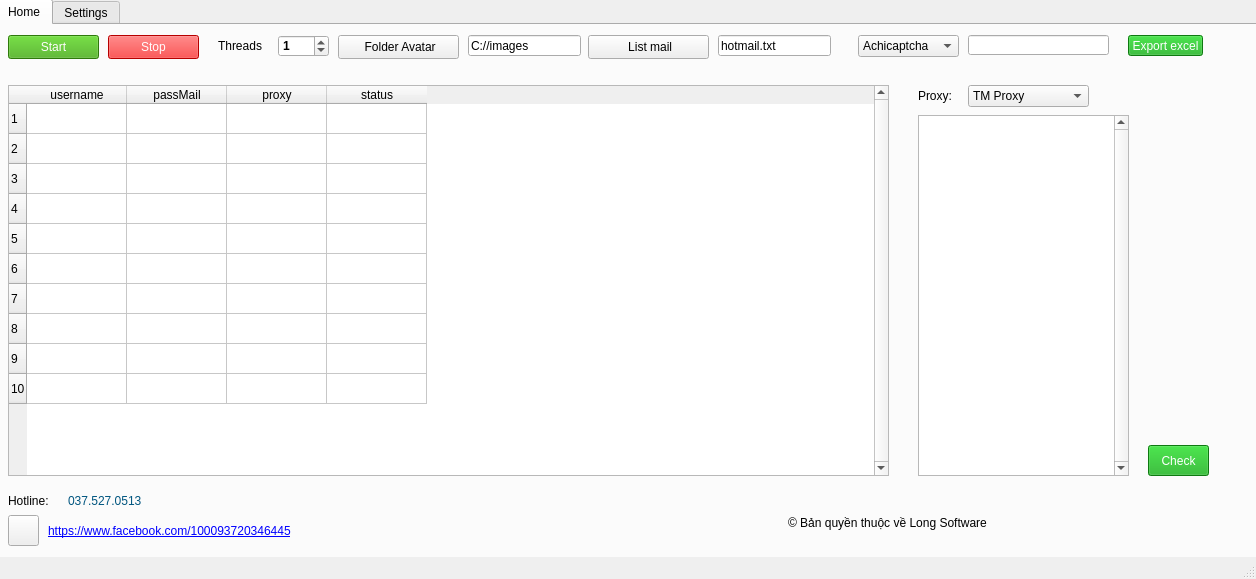
<?xml version="1.0" encoding="UTF-8"?>
<ui version="4.0">
 <class>MainWindow</class>
 <widget class="QMainWindow" name="MainWindow">
  <property name="geometry">
   <rect>
    <x>0</x>
    <y>0</y>
    <width>1256</width>
    <height>579</height>
   </rect>
  </property>
  <property name="windowTitle">
   <string>MainWindow</string>
  </property>
  <widget class="QWidget" name="centralwidget">
   <widget class="QTabWidget" name="ToolRegCloneTiktok">
    <property name="geometry">
     <rect>
      <x>-4</x>
      <y>-1</y>
      <width>1301</width>
      <height>1079</height>
     </rect>
    </property>
    <property name="styleSheet">
     <string notr="true"/>
    </property>
    <property name="currentIndex">
     <number>0</number>
    </property>
    <widget class="QWidget" name="home">
     <attribute name="title">
      <string>Home</string>
     </attribute>
     <widget class="QLineEdit" name="mail_value">
      <property name="geometry">
       <rect>
        <x>720</x>
        <y>10</y>
        <width>113</width>
        <height>21</height>
       </rect>
      </property>
      <property name="text">
       <string>hotmail.txt</string>
      </property>
     </widget>
     <widget class="QPushButton" name="list_avatar">
      <property name="geometry">
       <rect>
        <x>340</x>
        <y>10</y>
        <width>121</width>
        <height>24</height>
       </rect>
      </property>
      <property name="text">
       <string> Folder Avatar</string>
      </property>
      <property name="icon">
       <iconset>
        <normaloff>../../../../../../Downloads/icon-qt/folder_3767094.png</normaloff>../../../../../../Downloads/icon-qt/folder_3767094.png</iconset>
      </property>
     </widget>
     <widget class="QLabel" name="list_proxy">
      <property name="geometry">
       <rect>
        <x>1311</x>
        <y>130</y>
        <width>61</width>
        <height>31</height>
       </rect>
      </property>
      <property name="styleSheet">
       <string notr="true">font: 700 10pt &quot;Segoe UI&quot;;</string>
      </property>
      <property name="text">
       <string>List Proxy</string>
      </property>
     </widget>
     <widget class="QPlainTextEdit" name="proxy_value">
      <property name="geometry">
       <rect>
        <x>1311</x>
        <y>167</y>
        <width>211</width>
        <height>371</height>
       </rect>
      </property>
      <property name="verticalScrollBarPolicy">
       <enum>Qt::ScrollBarAlwaysOn</enum>
      </property>
     </widget>
     <widget class="QLineEdit" name="captcha_key">
      <property name="geometry">
       <rect>
        <x>1348</x>
        <y>80</y>
        <width>141</width>
        <height>20</height>
       </rect>
      </property>
      <property name="text">
       <string/>
      </property>
     </widget>
     <widget class="QPushButton" name="start">
      <property name="geometry">
       <rect>
        <x>10</x>
        <y>10</y>
        <width>91</width>
        <height>24</height>
       </rect>
      </property>
      <property name="mouseTracking">
       <bool>false</bool>
      </property>
      <property name="whatsThis">
       <string>&lt;html&gt;&lt;head/&gt;&lt;body&gt;&lt;p&gt;&lt;br/&gt;&lt;/p&gt;&lt;/body&gt;&lt;/html&gt;</string>
      </property>
      <property name="styleSheet">
       <string notr="true">color:rgb(255, 252, 252);
background-color:rgb(64, 170, 15)</string>
      </property>
      <property name="text">
       <string>Start</string>
      </property>
      <property name="icon">
       <iconset>
        <normaloff>../../../../../../Downloads/icon-qt/right_4162041.png</normaloff>../../../../../../Downloads/icon-qt/right_4162041.png</iconset>
      </property>
      <property name="autoRepeat">
       <bool>false</bool>
      </property>
     </widget>
     <widget class="QSpinBox" name="threads_value">
      <property name="geometry">
       <rect>
        <x>280</x>
        <y>10</y>
        <width>51</width>
        <height>22</height>
       </rect>
      </property>
      <property name="font">
       <font>
        <weight>75</weight>
        <bold>true</bold>
        <strikeout>false</strikeout>
        <kerning>false</kerning>
       </font>
      </property>
      <property name="value">
       <number>1</number>
      </property>
     </widget>
     <widget class="QPushButton" name="export_excel">
      <property name="geometry">
       <rect>
        <x>1536</x>
        <y>80</y>
        <width>75</width>
        <height>21</height>
       </rect>
      </property>
      <property name="styleSheet">
       <string notr="true">color:#fff;
background-color: rgb(19, 170, 24);</string>
      </property>
      <property name="text">
       <string>Export excel</string>
      </property>
     </widget>
     <widget class="QPushButton" name="import_proxy">
      <property name="geometry">
       <rect>
        <x>1150</x>
        <y>420</y>
        <width>61</width>
        <height>31</height>
       </rect>
      </property>
      <property name="styleSheet">
       <string notr="true">color:#fff;
background-color: rgb(19, 170, 24);</string>
      </property>
      <property name="text">
       <string>Check</string>
      </property>
     </widget>
     <widget class="QPushButton" name="stop">
      <property name="geometry">
       <rect>
        <x>110</x>
        <y>10</y>
        <width>91</width>
        <height>24</height>
       </rect>
      </property>
      <property name="styleSheet">
       <string notr="true">color:rgb(255, 252, 252);
background-color:rgb(255, 0, 0)</string>
      </property>
      <property name="text">
       <string>Stop</string>
      </property>
      <property name="icon">
       <iconset>
        <normaloff>../../../../../../Downloads/icon-qt/stop-button_4340168.png</normaloff>../../../../../../Downloads/icon-qt/stop-button_4340168.png</iconset>
      </property>
     </widget>
     <widget class="QLabel" name="threads">
      <property name="geometry">
       <rect>
        <x>220</x>
        <y>10</y>
        <width>61</width>
        <height>21</height>
       </rect>
      </property>
      <property name="styleSheet">
       <string notr="true">font: 600 11pt &quot;Segoe UI&quot;;</string>
      </property>
      <property name="text">
       <string>Threads</string>
      </property>
     </widget>
     <widget class="QTableWidget" name="table_account_info">
      <property name="enabled">
       <bool>true</bool>
      </property>
      <property name="geometry">
       <rect>
        <x>10</x>
        <y>60</y>
        <width>881</width>
        <height>391</height>
       </rect>
      </property>
      <property name="autoFillBackground">
       <bool>false</bool>
      </property>
      <property name="lineWidth">
       <number>1</number>
      </property>
      <property name="verticalScrollBarPolicy">
       <enum>Qt::ScrollBarAlwaysOn</enum>
      </property>
      <property name="horizontalScrollBarPolicy">
       <enum>Qt::ScrollBarAsNeeded</enum>
      </property>
      <property name="editTriggers">
       <set>QAbstractItemView::NoEditTriggers</set>
      </property>
      <property name="tabKeyNavigation">
       <bool>true</bool>
      </property>
      <property name="selectionBehavior">
       <enum>QAbstractItemView::SelectRows</enum>
      </property>
      <property name="showGrid">
       <bool>true</bool>
      </property>
      <property name="sortingEnabled">
       <bool>false</bool>
      </property>
      <property name="rowCount">
       <number>10</number>
      </property>
      <attribute name="horizontalHeaderVisible">
       <bool>true</bool>
      </attribute>
      <attribute name="horizontalHeaderCascadingSectionResizes">
       <bool>false</bool>
      </attribute>
      <row/>
      <row/>
      <row/>
      <row/>
      <row/>
      <row/>
      <row/>
      <row/>
      <row/>
      <row/>
      <column>
       <property name="text">
        <string>username</string>
       </property>
      </column>
      <column>
       <property name="text">
        <string>passMail</string>
       </property>
      </column>
      <column>
       <property name="text">
        <string>proxy</string>
       </property>
      </column>
      <column>
       <property name="text">
        <string>status</string>
       </property>
      </column>
     </widget>
     <widget class="QLineEdit" name="avatar_value">
      <property name="geometry">
       <rect>
        <x>470</x>
        <y>10</y>
        <width>113</width>
        <height>21</height>
       </rect>
      </property>
      <property name="text">
       <string>C://images</string>
      </property>
     </widget>
     <widget class="QPushButton" name="list_mail">
      <property name="geometry">
       <rect>
        <x>590</x>
        <y>10</y>
        <width>121</width>
        <height>24</height>
       </rect>
      </property>
      <property name="text">
       <string> List mail</string>
      </property>
      <property name="icon">
       <iconset>
        <normaloff>../../../../../../Downloads/icon-qt/txt_8361365.png</normaloff>../../../../../../Downloads/icon-qt/txt_8361365.png</iconset>
      </property>
     </widget>
     <widget class="QLineEdit" name="captcha_key_2">
      <property name="geometry">
       <rect>
        <x>970</x>
        <y>10</y>
        <width>141</width>
        <height>20</height>
       </rect>
      </property>
      <property name="text">
       <string/>
      </property>
     </widget>
     <widget class="QPushButton" name="export_excel_3">
      <property name="geometry">
       <rect>
        <x>1130</x>
        <y>10</y>
        <width>75</width>
        <height>21</height>
       </rect>
      </property>
      <property name="styleSheet">
       <string notr="true">color:#fff;
background-color: rgb(19, 170, 24);</string>
      </property>
      <property name="text">
       <string>Export excel</string>
      </property>
     </widget>
     <widget class="QLabel" name="list_proxy_3">
      <property name="geometry">
       <rect>
        <x>920</x>
        <y>50</y>
        <width>61</width>
        <height>41</height>
       </rect>
      </property>
      <property name="styleSheet">
       <string notr="true">font: 700 10pt &quot;Segoe UI&quot;;</string>
      </property>
      <property name="text">
       <string>Proxy:</string>
      </property>
     </widget>
     <widget class="QPlainTextEdit" name="proxy_value_3">
      <property name="geometry">
       <rect>
        <x>920</x>
        <y>90</y>
        <width>211</width>
        <height>361</height>
       </rect>
      </property>
      <property name="verticalScrollBarPolicy">
       <enum>Qt::ScrollBarAlwaysOn</enum>
      </property>
     </widget>
     <widget class="QLabel" name="label_3">
      <property name="geometry">
       <rect>
        <x>70</x>
        <y>470</y>
        <width>81</width>
        <height>16</height>
       </rect>
      </property>
      <property name="styleSheet">
       <string notr="true">color:rgb(16, 170, 16);
font: 600 9pt &quot;Segoe UI Variable Display Semib&quot;;
font: 700 10pt &quot;Segoe UI&quot;;</string>
      </property>
      <property name="text">
       <string/>
      </property>
     </widget>
     <widget class="QLabel" name="link_facebook">
      <property name="geometry">
       <rect>
        <x>50</x>
        <y>490</y>
        <width>301</width>
        <height>31</height>
       </rect>
      </property>
      <property name="styleSheet">
       <string notr="true">color:#0000ff;
text-decoration: underline;
font: 9pt &quot;Segoe UI&quot;;
font: 600 9pt &quot;Segoe UI Variable Display Semib&quot;;
font: 700 10pt &quot;Segoe UI&quot;;</string>
      </property>
      <property name="text">
       <string>https://www.facebook.com/100093720346445</string>
      </property>
     </widget>
     <widget class="QLabel" name="phone">
      <property name="geometry">
       <rect>
        <x>70</x>
        <y>460</y>
        <width>81</width>
        <height>31</height>
       </rect>
      </property>
      <property name="styleSheet">
       <string notr="true">color:#00557f;
font: 700 10pt &quot;Segoe UI&quot;;</string>
      </property>
      <property name="text">
       <string>037.527.0513</string>
      </property>
     </widget>
     <widget class="QLabel" name="hotline">
      <property name="geometry">
       <rect>
        <x>10</x>
        <y>455</y>
        <width>49</width>
        <height>41</height>
       </rect>
      </property>
      <property name="styleSheet">
       <string notr="true">font: 700 10pt &quot;Segoe UI&quot;;</string>
      </property>
      <property name="text">
       <string>Hotline:</string>
      </property>
     </widget>
     <widget class="QPushButton" name="icon_facebook">
      <property name="geometry">
       <rect>
        <x>10</x>
        <y>490</y>
        <width>31</width>
        <height>31</height>
       </rect>
      </property>
      <property name="text">
       <string/>
      </property>
      <property name="icon">
       <iconset>
        <normaloff>../../../../../../.designer/backup/icon-qt/facebook_5968764.png</normaloff>../../../../../../.designer/backup/icon-qt/facebook_5968764.png</iconset>
      </property>
      <property name="iconSize">
       <size>
        <width>20</width>
        <height>20</height>
       </size>
      </property>
     </widget>
     <widget class="QLabel" name="copyright">
      <property name="geometry">
       <rect>
        <x>790</x>
        <y>490</y>
        <width>231</width>
        <height>16</height>
       </rect>
      </property>
      <property name="styleSheet">
       <string notr="true">font: 700 10pt &quot;Segoe UI&quot;;</string>
      </property>
      <property name="text">
       <string>© Bản quyền thuộc về Long Software</string>
      </property>
     </widget>
     <widget class="QComboBox" name="comboBox">
      <property name="geometry">
       <rect>
        <x>860</x>
        <y>10</y>
        <width>101</width>
        <height>22</height>
       </rect>
      </property>
      <item>
       <property name="text">
        <string>Achicaptcha</string>
       </property>
      </item>
      <item>
       <property name="text">
        <string>Omocaptcha</string>
       </property>
      </item>
     </widget>
     <widget class="QComboBox" name="comboBox_2">
      <property name="geometry">
       <rect>
        <x>970</x>
        <y>60</y>
        <width>121</width>
        <height>22</height>
       </rect>
      </property>
      <item>
       <property name="text">
        <string>TM Proxy</string>
       </property>
      </item>
      <item>
       <property name="text">
        <string>Tin Proxy</string>
       </property>
      </item>
      <item>
       <property name="text">
        <string>HTTP Proxy</string>
       </property>
      </item>
      <item>
       <property name="text">
        <string>SOCKS5 Proxy</string>
       </property>
      </item>
     </widget>
    </widget>
    <widget class="QWidget" name="settings">
     <attribute name="title">
      <string>Settings</string>
     </attribute>
     <widget class="QLabel" name="password_reg_account">
      <property name="geometry">
       <rect>
        <x>20</x>
        <y>20</y>
        <width>151</width>
        <height>21</height>
       </rect>
      </property>
      <property name="styleSheet">
       <string notr="true">font: 700 10pt &quot;Segoe UI&quot;;
font: 11pt &quot;Sans Serif Collection&quot;;</string>
      </property>
      <property name="text">
       <string>Mật khẩu account reg:</string>
      </property>
     </widget>
     <widget class="QLineEdit" name="password_reg_account_value">
      <property name="geometry">
       <rect>
        <x>170</x>
        <y>20</y>
        <width>411</width>
        <height>21</height>
       </rect>
      </property>
      <property name="text">
       <string>Abc123@</string>
      </property>
     </widget>
     <widget class="QLabel" name="label">
      <property name="geometry">
       <rect>
        <x>20</x>
        <y>70</y>
        <width>49</width>
        <height>16</height>
       </rect>
      </property>
      <property name="text">
       <string/>
      </property>
     </widget>
     <widget class="QGroupBox" name="setting_tool">
      <property name="geometry">
       <rect>
        <x>20</x>
        <y>60</y>
        <width>1221</width>
        <height>151</height>
       </rect>
      </property>
      <property name="styleSheet">
       <string notr="true">font: 700 10pt &quot;Segoe UI&quot;;</string>
      </property>
      <property name="title">
       <string>Thiết lập thông số</string>
      </property>
      <widget class="QLabel" name="chrome_setting_line">
       <property name="geometry">
        <rect>
         <x>10</x>
         <y>30</y>
         <width>151</width>
         <height>21</height>
        </rect>
       </property>
       <property name="text">
        <string>Số chrome trên 1 dòng:</string>
       </property>
      </widget>
      <widget class="QLabel" name="chrome_percent_zoom">
       <property name="geometry">
        <rect>
         <x>10</x>
         <y>70</y>
         <width>121</width>
         <height>21</height>
        </rect>
       </property>
       <property name="text">
        <string>Tỉ lệ Zoom chrome:</string>
       </property>
      </widget>
      <widget class="QLabel" name="chrome_delay_minute">
       <property name="geometry">
        <rect>
         <x>10</x>
         <y>110</y>
         <width>181</width>
         <height>21</height>
        </rect>
       </property>
       <property name="text">
        <string>Số phút delay sau mỗi thread:</string>
       </property>
      </widget>
      <widget class="QDoubleSpinBox" name="chrome_percent_zoom_value">
       <property name="geometry">
        <rect>
         <x>140</x>
         <y>70</y>
         <width>61</width>
         <height>22</height>
        </rect>
       </property>
       <property name="styleSheet">
        <string notr="true">font: 9pt &quot;Segoe UI&quot;;</string>
       </property>
      </widget>
      <widget class="QLabel" name="api_token_gologin">
       <property name="geometry">
        <rect>
         <x>380</x>
         <y>30</y>
         <width>121</width>
         <height>21</height>
        </rect>
       </property>
       <property name="text">
        <string>API Token Gologin:</string>
       </property>
      </widget>
      <widget class="QLineEdit" name="api_token_gologin_value">
       <property name="geometry">
        <rect>
         <x>510</x>
         <y>30</y>
         <width>161</width>
         <height>21</height>
        </rect>
       </property>
      </widget>
      <widget class="QLabel" name="is_upload_avatar">
       <property name="geometry">
        <rect>
         <x>800</x>
         <y>70</y>
         <width>101</width>
         <height>16</height>
        </rect>
       </property>
       <property name="text">
        <string>Upload avatar:</string>
       </property>
      </widget>
      <widget class="QRadioButton" name="is_upload_avatar_yes">
       <property name="geometry">
        <rect>
         <x>900</x>
         <y>70</y>
         <width>41</width>
         <height>21</height>
        </rect>
       </property>
       <property name="styleSheet">
        <string notr="true">font: 9pt &quot;Segoe UI&quot;;</string>
       </property>
       <property name="text">
        <string>Có</string>
       </property>
      </widget>
      <widget class="QRadioButton" name="is_upload_avatar_no">
       <property name="geometry">
        <rect>
         <x>950</x>
         <y>70</y>
         <width>71</width>
         <height>21</height>
        </rect>
       </property>
       <property name="styleSheet">
        <string notr="true">font: 9pt &quot;Segoe UI&quot;;</string>
       </property>
       <property name="text">
        <string>Không</string>
       </property>
      </widget>
      <widget class="QLineEdit" name="api_hotmailbox_value">
       <property name="geometry">
        <rect>
         <x>490</x>
         <y>110</y>
         <width>181</width>
         <height>21</height>
        </rect>
       </property>
       <property name="text">
        <string/>
       </property>
      </widget>
      <widget class="QLabel" name="api_hotmailbox">
       <property name="geometry">
        <rect>
         <x>380</x>
         <y>110</y>
         <width>111</width>
         <height>21</height>
        </rect>
       </property>
       <property name="text">
        <string>API Hotmailbox:</string>
       </property>
      </widget>
      <widget class="QLabel" name="export_account_format">
       <property name="geometry">
        <rect>
         <x>800</x>
         <y>30</y>
         <width>161</width>
         <height>21</height>
        </rect>
       </property>
       <property name="text">
        <string>Định dạng xuất accounts:</string>
       </property>
      </widget>
      <widget class="QComboBox" name="export_account_format_value">
       <property name="geometry">
        <rect>
         <x>970</x>
         <y>30</y>
         <width>231</width>
         <height>22</height>
        </rect>
       </property>
       <property name="styleSheet">
        <string notr="true">font: 9pt &quot;Segoe UI&quot;;</string>
       </property>
       <item>
        <property name="text">
         <string>mail | passMail | passAccount | cookie</string>
        </property>
       </item>
       <item>
        <property name="text">
         <string>mail | passMail | passAccount</string>
        </property>
       </item>
       <item>
        <property name="text">
         <string>maill | passAccount</string>
        </property>
       </item>
      </widget>
      <widget class="QSpinBox" name="chrome_setting_line_value">
       <property name="geometry">
        <rect>
         <x>170</x>
         <y>30</y>
         <width>51</width>
         <height>22</height>
        </rect>
       </property>
       <property name="font">
        <font>
         <family>Segoe UI</family>
         <pointsize>9</pointsize>
         <weight>50</weight>
         <italic>false</italic>
         <bold>false</bold>
         <strikeout>false</strikeout>
         <kerning>false</kerning>
        </font>
       </property>
       <property name="styleSheet">
        <string notr="true">font: 9pt &quot;Segoe UI&quot;;</string>
       </property>
       <property name="value">
        <number>1</number>
       </property>
      </widget>
      <widget class="QSpinBox" name="chrome_delay_minute_value">
       <property name="geometry">
        <rect>
         <x>200</x>
         <y>110</y>
         <width>51</width>
         <height>22</height>
        </rect>
       </property>
       <property name="font">
        <font>
         <family>Segoe UI</family>
         <pointsize>9</pointsize>
         <weight>50</weight>
         <italic>false</italic>
         <bold>false</bold>
         <strikeout>false</strikeout>
         <kerning>false</kerning>
        </font>
       </property>
       <property name="styleSheet">
        <string notr="true">font: 9pt &quot;Segoe UI&quot;;</string>
       </property>
       <property name="value">
        <number>1</number>
       </property>
      </widget>
      <widget class="QLineEdit" name="api_token_gologin_value_2">
       <property name="geometry">
        <rect>
         <x>470</x>
         <y>70</y>
         <width>201</width>
         <height>21</height>
        </rect>
       </property>
      </widget>
      <widget class="QLabel" name="api_token_gologin_2">
       <property name="geometry">
        <rect>
         <x>380</x>
         <y>70</y>
         <width>91</width>
         <height>21</height>
        </rect>
       </property>
       <property name="text">
        <string>Path Gologin:</string>
       </property>
      </widget>
     </widget>
     <widget class="QPushButton" name="file_mail_check">
      <property name="geometry">
       <rect>
        <x>20</x>
        <y>240</y>
        <width>131</width>
        <height>24</height>
       </rect>
      </property>
      <property name="text">
       <string>File Mail cần check</string>
      </property>
      <property name="icon">
       <iconset>
        <normaloff>../../../../../../.designer/backup/icon-qt/txt_8361365.png</normaloff>../../../../../../.designer/backup/icon-qt/txt_8361365.png</iconset>
      </property>
     </widget>
     <widget class="QLineEdit" name="file_mail_check_value">
      <property name="geometry">
       <rect>
        <x>160</x>
        <y>240</y>
        <width>261</width>
        <height>21</height>
       </rect>
      </property>
     </widget>
     <widget class="QPushButton" name="btn_check">
      <property name="geometry">
       <rect>
        <x>430</x>
        <y>240</y>
        <width>81</width>
        <height>24</height>
       </rect>
      </property>
      <property name="styleSheet">
       <string notr="true">font: 700 10pt &quot;Segoe UI&quot;;
color: #fff;
background-color:rgb(64, 170, 15);
</string>
      </property>
      <property name="text">
       <string>Check</string>
      </property>
     </widget>
     <widget class="QLabel" name="mail_success">
      <property name="geometry">
       <rect>
        <x>550</x>
        <y>230</y>
        <width>61</width>
        <height>16</height>
       </rect>
      </property>
      <property name="styleSheet">
       <string notr="true">font: 700 10pt &quot;Segoe UI&quot;;
color: rgb(0, 170, 54);</string>
      </property>
      <property name="text">
       <string>Live Mail:</string>
      </property>
     </widget>
     <widget class="QTextEdit" name="mail_success_box">
      <property name="geometry">
       <rect>
        <x>550</x>
        <y>250</y>
        <width>251</width>
        <height>271</height>
       </rect>
      </property>
      <property name="styleSheet">
       <string notr="true">border: 1px solid rgb(0, 170, 54);</string>
      </property>
     </widget>
     <widget class="QLabel" name="mail_failed">
      <property name="geometry">
       <rect>
        <x>890</x>
        <y>230</y>
        <width>61</width>
        <height>16</height>
       </rect>
      </property>
      <property name="styleSheet">
       <string notr="true">font: 700 10pt &quot;Segoe UI&quot;;
color: rgb(255, 0, 0);</string>
      </property>
      <property name="text">
       <string>Die Mail:</string>
      </property>
     </widget>
     <widget class="QTextEdit" name="mail_failed_box">
      <property name="geometry">
       <rect>
        <x>890</x>
        <y>250</y>
        <width>251</width>
        <height>271</height>
       </rect>
      </property>
      <property name="styleSheet">
       <string notr="true">border: 1px solid rgb(255, 0, 0);</string>
      </property>
     </widget>
     <widget class="QCheckBox" name="checkBox">
      <property name="geometry">
       <rect>
        <x>600</x>
        <y>20</y>
        <width>72</width>
        <height>20</height>
       </rect>
      </property>
      <property name="styleSheet">
       <string notr="true">font: 600 10pt &quot;Segoe UI&quot;;</string>
      </property>
      <property name="text">
       <string>random</string>
      </property>
     </widget>
    </widget>
   </widget>
  </widget>
  <widget class="QStatusBar" name="statusbar"/>
 </widget>
 <resources/>
 <connections/>
</ui>
